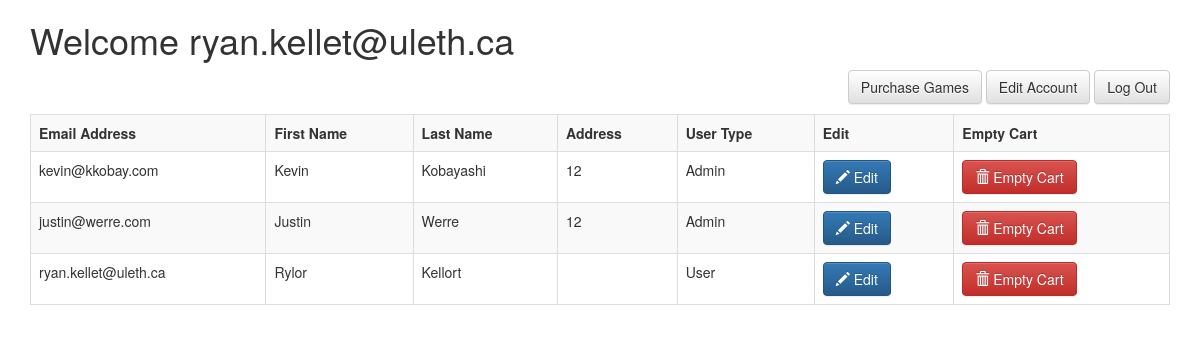
The app's page /php/userLanding.php (signed in) with its own data.
### tables this page shows
CREATE TABLE CUSTOMERS (
  `cID` int(11) NOT NULL AUTO_INCREMENT,
  `cEmail` varchar(30) NOT NULL DEFAULT '',
  `cPassword` varchar(15) NOT NULL DEFAULT '',
  `cAddress` varchar(40) NOT NULL DEFAULT '',
  `cfName` varchar(15) NOT NULL DEFAULT '',
  `clName` varchar(20) NOT NULL DEFAULT '',
  `cUserType` tinyint(1) NOT NULL,
  `cActive` tinyint(1) DEFAULT '1',
  PRIMARY KEY (`cID`),
  UNIQUE KEY `cEmail` (`cEmail`)
);

### public/php/userLanding.php (the view, shortened to what this page needs)
<?php
  include "databaseConnect.php";
  if (isset($_SESSION["email"])) {
    $myEmail = $_SESSION["email"];
  }
?>
<!DOCTYPE html>
<html lang="en"><head><meta http-equiv="Content-Type" content="text/html; charset=UTF-8">
<link rel="stylesheet" type="text/css" href="../css/bootstrap.css">
<link rel="stylesheet" type="text/css" href="../css/index.css">
<link rel="stylesheet" type="text/css" href="../css/bootstrap-theme.css">
 </head>
    <body>
<div class="container">
      <h1 class="header">Welcome <?echo $myEmail; ?></h1>
        <div class="btn-group pull-right padder-bottom" role="group" aria-label="...">
          <a href="listGames.php"> <button type="button" class="btn btn-default">Purchase Games</button></a>
          <a href="editAccount.php"> <button type="button" class="btn btn-default">Edit Account</button></a>
              <a href="logout.php"> <button type="button" class="btn btn-default">Log Out</button></a>
        </div>
        <?php
        $query = "SELECT * FROM CUSTOMERS";
        $result = mysqli_query($con, $query);
        echo "<table class=\"table table-bordered table-striped\">";
        echo "<tr><th>Email Address</th>
              <th>First Name</th>
              <th>Last Name</th>
              <th>Address</th>
              <th>User Type</th>
              <th>Edit</th>
              <th>Empty Cart</th>
              </tr>";
        while($row = mysqli_fetch_array($result)){
          echo "<tr><td>". $row['cEmail'];
          echo "</td><td>".  $row['cfName'];
          echo "</td><td>".  $row['clName'];
          echo "</td><td>". $row['cAddress'];
          echo "</td><td>";
            if($row['cUserType']=="1") echo "Admin";
              else if ($row['cUserType']=="0") echo "User";
          echo "</td><td> <a class=\"btn btn-primary\" href=\"editUsers.php?cID={$row['cID']}\" role=\"button\"><span class=\"glyphicon glyphicon-pencil\" aria-hidden=\"true\"></span> Edit</a>";
          echo "</td><td> <a class=\"btn btn-danger\" href=\"deleteCart.php?cID={$row['cID']}\" role=\"button\"><span class=\"glyphicon glyphicon-trash\" aria-hidden=\"true\"></span> Empty Cart</a>";
          echo "</td></tr>";
        }
        echo "</table>";
        ?>
</div>
    </body>
    </html>

### public/css/index.css (style rules this page uses)
.padder-bottom { padding-bottom:10px; }

### records on screen
customers: cEmail "kevin@kkobay.com", cfName "Kevin", clName "Kobayashi", cAddress "12", cUserType "Admin"
customers: cEmail "justin@werre.com", cfName "Justin", clName "Werre", cAddress "12", cUserType "Admin"
customers: cEmail "ryan.kellet@uleth.ca", cfName "Rylor", clName "Kellort", cUserType "User"

### other values on screen
$myEmail "ryan.kellet@uleth.ca"
